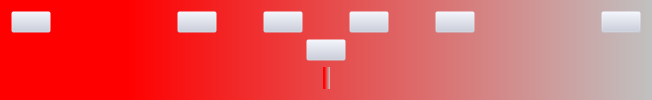
      <widget class="QWidget" name="Dashboard">
       <property name="styleSheet">
        <string notr="true">background-color: qlineargradient(spread:pad, x1:0, y1:0, x2:1, y2:0, stop:0.194444 rgba(255, 0, 0, 255), stop:1 rgba(193, 193, 193, 255));</string>
       </property>
       <attribute name="title">
        <string>Dashboard</string>
       </attribute>
       <layout class="QGridLayout" name="gridLayout_5">
        <item row="0" column="0">
         <layout class="QHBoxLayout" name="horizontalLayout_46">
          <item>
           <widget class="QPushButton" name="supportButton">
            <property name="styleSheet">
             <string notr="true">background-color: rgba(199, 204, 219,0);</string>
            </property>
            <property name="text">
             <string/>
            </property>
            <property name="icon">
             <iconset>
              <normaloff>icons8-supporting-64.png</normaloff>icons8-supporting-64.png</iconset>
            </property>
            <property name="iconSize">
             <size>
              <width>48</width>
              <height>48</height>
             </size>
            </property>
           </widget>
          </item>
          <item>
           <spacer name="horizontalSpacer_10">
            <property name="orientation">
             <enum>Qt::Horizontal</enum>
            </property>
            <property name="sizeHint" stdset="0">
             <size>
              <width>40</width>
              <height>20</height>
             </size>
            </property>
           </spacer>
          </item>
          <item>
           <spacer name="horizontalSpacer_93">
            <property name="orientation">
             <enum>Qt::Horizontal</enum>
            </property>
            <property name="sizeHint" stdset="0">
             <size>
              <width>40</width>
              <height>20</height>
             </size>
            </property>
           </spacer>
          </item>
          <item>
           <layout class="QHBoxLayout" name="horizontalLayout_43">
            <item>
             <spacer name="horizontalSpacer_57">
              <property name="orientation">
               <enum>Qt::Horizontal</enum>
              </property>
              <property name="sizeHint" stdset="0">
               <size>
                <width>40</width>
                <height>20</height>
               </size>
              </property>
             </spacer>
            </item>
            <item>
             <widget class="QPushButton" name="youtubeButton">
              <property name="styleSheet">
               <string notr="true">background-color: rgba(199, 204, 219,0);</string>
              </property>
              <property name="text">
               <string/>
              </property>
              <property name="icon">
               <iconset>
                <normaloff>icons8-youtube-48.png</normaloff>icons8-youtube-48.png</iconset>
              </property>
              <property name="iconSize">
               <size>
                <width>48</width>
                <height>48</height>
               </size>
              </property>
             </widget>
            </item>
            <item>
             <spacer name="horizontalSpacer_98">
              <property name="orientation">
               <enum>Qt::Horizontal</enum>
              </property>
              <property name="sizeHint" stdset="0">
               <size>
                <width>40</width>
                <height>20</height>
               </size>
              </property>
             </spacer>
            </item>
            <item>
             <widget class="QPushButton" name="instagramButton">
              <property name="styleSheet">
               <string notr="true">background-color: rgba(199, 204, 219,0);</string>
              </property>
              <property name="text">
               <string/>
              </property>
              <property name="icon">
               <iconset>
                <normaloff>icons8-instagram-48.png</normaloff>icons8-instagram-48.png</iconset>
              </property>
              <property name="iconSize">
               <size>
                <width>48</width>
                <height>48</height>
               </size>
              </property>
             </widget>
            </item>
            <item>
             <spacer name="horizontalSpacer_95">
              <property name="orientation">
               <enum>Qt::Horizontal</enum>
              </property>
              <property name="sizeHint" stdset="0">
               <size>
                <width>40</width>
                <height>20</height>
               </size>
              </property>
             </spacer>
            </item>
            <item>
             <widget class="QPushButton" name="linkedInlBUtton">
              <property name="styleSheet">
               <string notr="true">background-color: rgba(199, 204, 219,0);</string>
              </property>
              <property name="text">
               <string/>
              </property>
              <property name="icon">
               <iconset>
                <normaloff>icons8-linkedin-48.png</normaloff>icons8-linkedin-48.png</iconset>
              </property>
              <property name="iconSize">
               <size>
                <width>48</width>
                <height>48</height>
               </size>
              </property>
             </widget>
            </item>
            <item>
             <spacer name="horizontalSpacer_96">
              <property name="orientation">
               <enum>Qt::Horizontal</enum>
              </property>
              <property name="sizeHint" stdset="0">
               <size>
                <width>40</width>
                <height>20</height>
               </size>
              </property>
             </spacer>
            </item>
            <item>
             <widget class="QPushButton" name="githubButton">
              <property name="styleSheet">
               <string notr="true">background-color: rgba(199, 204, 219,0);</string>
              </property>
              <property name="text">
               <string/>
              </property>
              <property name="icon">
               <iconset>
                <normaloff>icons8-github-48.png</normaloff>icons8-github-48.png</iconset>
              </property>
              <property name="iconSize">
               <size>
                <width>48</width>
                <height>48</height>
               </size>
              </property>
              <property name="autoDefault">
               <bool>false</bool>
              </property>
             </widget>
            </item>
            <item>
             <spacer name="horizontalSpacer_94">
              <property name="orientation">
               <enum>Qt::Horizontal</enum>
              </property>
              <property name="sizeHint" stdset="0">
               <size>
                <width>40</width>
                <height>20</height>
               </size>
              </property>
             </spacer>
            </item>
           </layout>
          </item>
          <item>
           <spacer name="horizontalSpacer_11">
            <property name="orientation">
             <enum>Qt::Horizontal</enum>
            </property>
            <property name="sizeHint" stdset="0">
             <size>
              <width>40</width>
              <height>20</height>
             </size>
            </property>
           </spacer>
          </item>
          <item>
           <spacer name="horizontalSpacer_92">
            <property name="orientation">
             <enum>Qt::Horizontal</enum>
            </property>
            <property name="sizeHint" stdset="0">
             <size>
              <width>40</width>
              <height>20</height>
             </size>
            </property>
           </spacer>
          </item>
          <item>
           <widget class="QPushButton" name="logOutButton">
            <property name="styleSheet">
             <string notr="true">background-color: rgba(199, 204, 219,0);</string>
            </property>
            <property name="text">
             <string/>
            </property>
            <property name="icon">
             <iconset>
              <normaloff>1053210.png</normaloff>1053210.png</iconset>
            </property>
            <property name="iconSize">
             <size>
              <width>48</width>
              <height>48</height>
             </size>
            </property>
           </widget>
          </item>
         </layout>
        </item>
        <item row="1" column="0">
         <layout class="QHBoxLayout" name="horizontalLayout">
          <item>
           <spacer name="horizontalSpacer">
            <property name="orientation">
             <enum>Qt::Horizontal</enum>
            </property>
            <property name="sizeHint" stdset="0">
             <size>
              <width>40</width>
              <height>20</height>
             </size>
            </property>
           </spacer>
          </item>
          <item>
           <widget class="QPushButton" name="logoButton">
            <property name="mouseTracking">
             <bool>true</bool>
            </property>
            <property name="tabletTracking">
             <bool>false</bool>
            </property>
            <property name="styleSheet">
             <string notr="true">background-color: rgba(199, 204, 219,0);
color: rgb(0, 0, 0);</string>
            </property>
            <property name="text">
             <string/>
            </property>
            <property name="icon">
             <iconset>
              <normaloff>logo_english_university.png</normaloff>logo_english_university.png</iconset>
            </property>
            <property name="iconSize">
             <size>
              <width>800</width>
              <height>500</height>
             </size>
            </property>
           </widget>
          </item>
          <item>
           <spacer name="horizontalSpacer_2">
            <property name="orientation">
             <enum>Qt::Horizontal</enum>
            </property>
            <property name="sizeHint" stdset="0">
             <size>
              <width>40</width>
              <height>20</height>
             </size>
            </property>
           </spacer>
          </item>
         </layout>
        </item>
        <item row="2" column="0">
         <layout class="QHBoxLayout" name="horizontalLayout_5">
          <item>
           <spacer name="horizontalSpacer_3">
            <property name="orientation">
             <enum>Qt::Horizontal</enum>
            </property>
            <property name="sizeHint" stdset="0">
             <size>
              <width>40</width>
              <height>20</height>
             </size>
            </property>
           </spacer>
          </item>
          <item>
           <widget class="QLabel" name="label_9">
            <property name="maximumSize">
             <size>
              <width>300</width>
              <height>300</height>
             </size>
            </property>
            <property name="text">
             <string/>
            </property>
            <property name="pixmap">
             <pixmap>qrcode.png</pixmap>
            </property>
            <property name="scaledContents">
             <bool>true</bool>
            </property>
           </widget>
          </item>
          <item>
           <spacer name="horizontalSpacer_4">
            <property name="orientation">
             <enum>Qt::Horizontal</enum>
            </property>
            <property name="sizeHint" stdset="0">
             <size>
              <width>40</width>
              <height>20</height>
             </size>
            </property>
           </spacer>
          </item>
         </layout>
        </item>
       </layout>
      </widget>
